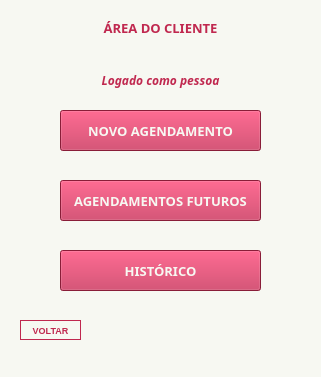
<?xml version="1.0" encoding="UTF-8"?>
<ui version="4.0">
 <class>MainWindow</class>
 <widget class="QMainWindow" name="MainWindow">
  <property name="geometry">
   <rect>
    <x>0</x>
    <y>0</y>
    <width>321</width>
    <height>377</height>
   </rect>
  </property>
  <property name="minimumSize">
   <size>
    <width>321</width>
    <height>376</height>
   </size>
  </property>
  <property name="maximumSize">
   <size>
    <width>321</width>
    <height>377</height>
   </size>
  </property>
  <property name="windowTitle">
   <string>Menu</string>
  </property>
  <property name="windowIcon">
   <iconset>
    <normaloff>imagens/menu icone.png</normaloff>imagens/menu icone.png</iconset>
  </property>
  <property name="autoFillBackground">
   <bool>false</bool>
  </property>
  <property name="styleSheet">
   <string notr="true">background-color : #F7F8F2;
</string>
  </property>
  <widget class="QWidget" name="centralwidget">
   <widget class="QPushButton" name="btnNovoAgendamento">
    <property name="geometry">
     <rect>
      <x>60</x>
      <y>110</y>
      <width>201</width>
      <height>41</height>
     </rect>
    </property>
    <property name="font">
     <font>
      <family>Calisto MT</family>
      <pointsize>10</pointsize>
      <weight>75</weight>
      <bold>true</bold>
     </font>
    </property>
    <property name="styleSheet">
     <string notr="true">background-color: #C0284F;
color: rgb(247, 248, 242)</string>
    </property>
    <property name="text">
     <string>NOVO AGENDAMENTO</string>
    </property>
   </widget>
   <widget class="QLabel" name="label">
    <property name="geometry">
     <rect>
      <x>90</x>
      <y>20</y>
      <width>141</width>
      <height>16</height>
     </rect>
    </property>
    <property name="font">
     <font>
      <family>Calisto MT</family>
      <pointsize>10</pointsize>
      <weight>75</weight>
      <bold>true</bold>
     </font>
    </property>
    <property name="styleSheet">
     <string notr="true">color : #C0284F;</string>
    </property>
    <property name="text">
     <string notr="true">ÁREA DO CLIENTE</string>
    </property>
    <property name="alignment">
     <set>Qt::AlignCenter</set>
    </property>
   </widget>
   <widget class="QPushButton" name="btnFuturos">
    <property name="geometry">
     <rect>
      <x>60</x>
      <y>180</y>
      <width>201</width>
      <height>41</height>
     </rect>
    </property>
    <property name="font">
     <font>
      <family>Calisto MT</family>
      <pointsize>10</pointsize>
      <weight>75</weight>
      <bold>true</bold>
     </font>
    </property>
    <property name="styleSheet">
     <string notr="true">background-color: #C0284F;
color: rgb(247, 248, 242)</string>
    </property>
    <property name="text">
     <string>AGENDAMENTOS FUTUROS</string>
    </property>
   </widget>
   <widget class="QPushButton" name="btnHistorico">
    <property name="geometry">
     <rect>
      <x>60</x>
      <y>250</y>
      <width>201</width>
      <height>41</height>
     </rect>
    </property>
    <property name="font">
     <font>
      <family>Calisto MT</family>
      <pointsize>10</pointsize>
      <weight>75</weight>
      <bold>true</bold>
     </font>
    </property>
    <property name="styleSheet">
     <string notr="true">background-color: #C0284F;
color: rgb(247, 248, 242)</string>
    </property>
    <property name="text">
     <string>HISTÓRICO</string>
    </property>
   </widget>
   <widget class="QLabel" name="lblLogadoComo">
    <property name="geometry">
     <rect>
      <x>0</x>
      <y>70</y>
      <width>321</width>
      <height>21</height>
     </rect>
    </property>
    <property name="font">
     <font>
      <family>Calisto MT</family>
      <pointsize>9</pointsize>
      <weight>75</weight>
      <italic>true</italic>
      <bold>true</bold>
     </font>
    </property>
    <property name="styleSheet">
     <string notr="true">color:#C0284F</string>
    </property>
    <property name="text">
     <string>Logado como pessoa</string>
    </property>
    <property name="alignment">
     <set>Qt::AlignCenter</set>
    </property>
   </widget>
   <widget class="QPushButton" name="btnVoltar">
    <property name="geometry">
     <rect>
      <x>20</x>
      <y>320</y>
      <width>61</width>
      <height>20</height>
     </rect>
    </property>
    <property name="font">
     <font>
      <pointsize>7</pointsize>
      <weight>75</weight>
      <bold>true</bold>
     </font>
    </property>
    <property name="styleSheet">
     <string notr="true">background-color: #F7F8F2;
border-width: 1px;
border-style: solid;
border-color: #C0284F; 
color : #C0284F;</string>
    </property>
    <property name="text">
     <string>VOLTAR</string>
    </property>
   </widget>
  </widget>
  <widget class="QStatusBar" name="statusbar"/>
 </widget>
 <resources/>
 <connections/>
</ui>
